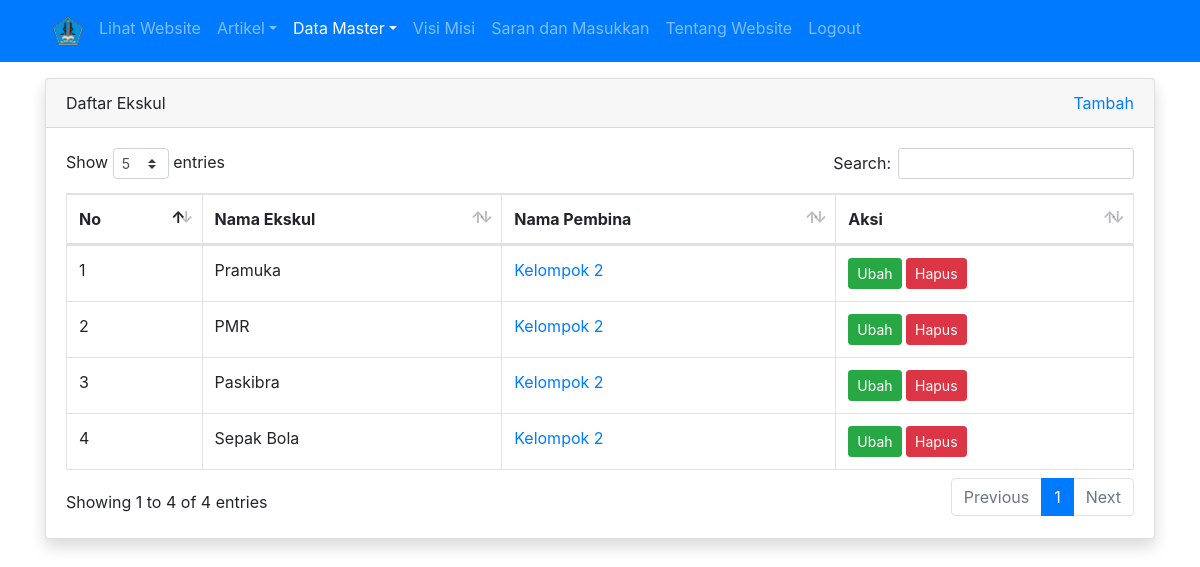
Screenshot of /admin/ekskul/index.php (signed in) with the database file from the repository.
### tables this page shows
CREATE TABLE `tbl_ekskul` (
  `id` int(11) NOT NULL,
  `nama_ekskul` varchar(50) DEFAULT NULL,
  `pembina` int(11) DEFAULT NULL
);

CREATE TABLE `tbl_guru` (
  `id` int(11) NOT NULL,
  `nama` varchar(100) DEFAULT NULL,
  `nip` int(10) DEFAULT NULL,
  `jenis_kelamin` enum('L','P') DEFAULT NULL,
  `no_hp` varchar(12) DEFAULT NULL,
  `tempat_lahir` varchar(50) DEFAULT NULL,
  `tanggal_lahir` date DEFAULT NULL,
  `mata_pelajaran` varchar(50) DEFAULT NULL,
  `alamat` varchar(100) DEFAULT NULL,
  `foto` varchar(100) DEFAULT NULL
);

### admin/ekskul/index.php (the view, shortened to what this page needs)
<?php
require_once '../../koneksi.php';
$query = mysqli_query($koneksi, "SELECT tbl_ekskul.id AS id, tbl_ekskul.nama_ekskul, tbl_ekskul.pembina, tbl_guru.nama, tbl_guru.id AS id_guru FROM tbl_ekskul LEFT JOIN tbl_guru on tbl_ekskul.pembina = tbl_guru.id");
$no = 1;
?>
<!DOCTYPE html>
<html>
<head>
	<link rel="stylesheet" href="../../resources/datatables/datatables.min.css">
	<link rel="stylesheet" href="../../resources/css/bootstrap.min.css">
</head>
<body>
	<?php require_once '../navbar.php'; ?>
	<div class="container mt-3">
		<div class="row">
			<div class="col">
				<div class="card shadow">
					<div class="card-header">
						<div class="clearfix">
							<div class="float-left">
								Daftar Ekskul
							</div>
							<div class="float-right">
								<a href="tambah.php">Tambah</a>
							</div>
						</div>
					</div>
					<div class="card-body">
						<table id="table_id" class="dataTable table table-bordered">
						    <thead>
						        <tr>
						            <th>No</th>
						            <th>Nama Ekskul</th>
						            <th>Nama Pembina</th>
						            <th>Aksi</th>
						        </tr>
						    </thead>
						    <tbody>
								<?php while($row = mysqli_fetch_assoc($query)) : ?>
						        	<tr>
						        		<td><?= $no++ ?></td>
						        		<td><?= $row['nama_ekskul'] ?></td>
						        		<td><a href="../guru/detail.php?id=<?= $row['id_guru'] ?>" target="_blank"><?= isset($row['nama']) ? $row['nama'] : '-' ?></a></td>
						        		<td>
						        			<a href="ubah.php?id=<?= $row['id'] ?>" class="btn btn-success btn-sm">Ubah</a>
											<a href="hapus.php?id=<?= $row['id'] ?>" class="btn btn-danger btn-sm" onclick="return confirm('apakah anda yakin?')">Hapus</a>
						        		</td>
						        	</tr>
								<?php endwhile; ?>
						    </tbody>
						</table>
					</div>
				</div>
			</div>
		</div>
	</div>
</body>
</html>

### rows the page displays
tbl_ekskul: nama_ekskul "Pramuka", pembina.nama "Kelompok 2"
tbl_ekskul: nama_ekskul "PMR", pembina.nama "Kelompok 2"
tbl_ekskul: nama_ekskul "Paskibra", pembina.nama "Kelompok 2"
tbl_ekskul: nama_ekskul "Sepak Bola", pembina.nama "Kelompok 2"
